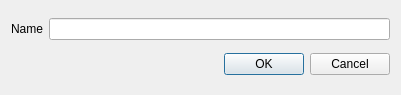
<?xml version="1.0" encoding="UTF-8"?>
<ui version="4.0">
 <class>adddialog</class>
 <widget class="QDialog" name="adddialog">
  <property name="geometry">
   <rect>
    <x>0</x>
    <y>0</y>
    <width>401</width>
    <height>95</height>
   </rect>
  </property>
  <property name="windowTitle">
   <string>Dialog</string>
  </property>
  <layout class="QVBoxLayout" name="verticalLayout">
   <item>
    <layout class="QHBoxLayout" name="horizontalLayout">
     <item>
      <widget class="QLabel" name="label">
       <property name="text">
        <string>Name</string>
       </property>
      </widget>
     </item>
     <item>
      <widget class="QLineEdit" name="lineEdit"/>
     </item>
    </layout>
   </item>
   <item>
    <widget class="QDialogButtonBox" name="buttonBox">
     <property name="orientation">
      <enum>Qt::Horizontal</enum>
     </property>
     <property name="standardButtons">
      <set>QDialogButtonBox::Cancel|QDialogButtonBox::Ok</set>
     </property>
    </widget>
   </item>
  </layout>
 </widget>
 <resources/>
 <connections>
  <connection>
   <sender>buttonBox</sender>
   <signal>accepted()</signal>
   <receiver>adddialog</receiver>
   <slot>accept()</slot>
   <hints>
    <hint type="sourcelabel">
     <x>248</x>
     <y>254</y>
    </hint>
    <hint type="destinationlabel">
     <x>157</x>
     <y>274</y>
    </hint>
   </hints>
  </connection>
  <connection>
   <sender>buttonBox</sender>
   <signal>rejected()</signal>
   <receiver>adddialog</receiver>
   <slot>reject()</slot>
   <hints>
    <hint type="sourcelabel">
     <x>316</x>
     <y>260</y>
    </hint>
    <hint type="destinationlabel">
     <x>286</x>
     <y>274</y>
    </hint>
   </hints>
  </connection>
 </connections>
</ui>
